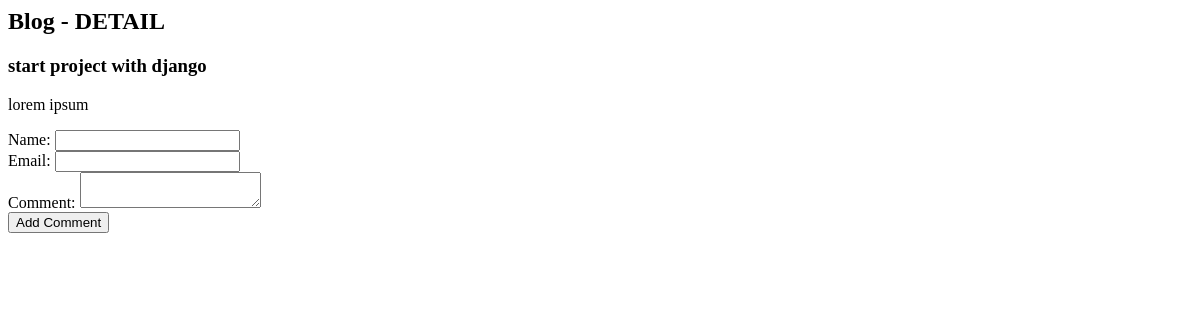
Before: /1/ with the older database file.
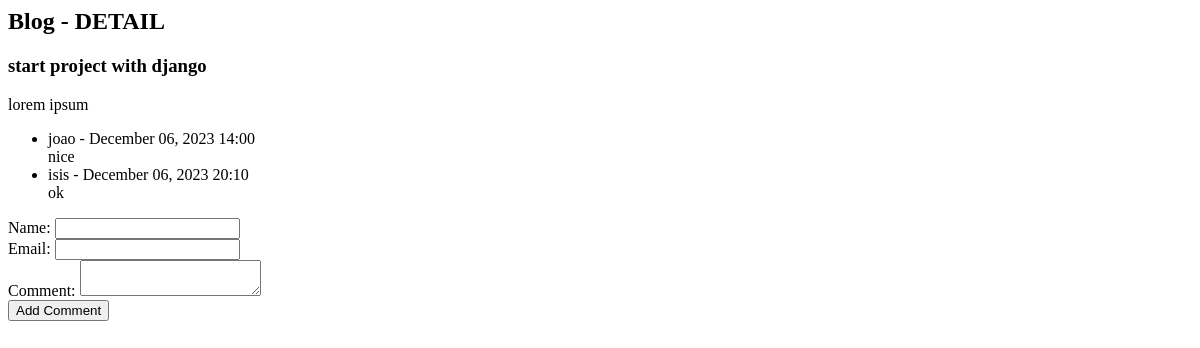
After: the same page with the newer database file.
### articles/models.py (models this page shows)
class BlogPost(models.Model):
    title = models.CharField(max_length=200)
    content = models.TextField()

class Comment(models.Model):
    post = models.ForeignKey(BlogPost, on_delete=models.CASCADE)
    name = models.CharField(max_length=100)
    email = models.EmailField()
    body = models.TextField()
    created_at = models.DateTimeField(auto_now_add=True)

### articles/views.py (the view, shortened to what this page needs)
# urls.py: path('<int:pk>/', CustomBlogDetailView.as_view(), name='custom-blog-detail'),
class CustomBlogDetailView(TemplateView):
    template_name = 'blog_detail.html'
    def get_context_data(self, **kwargs):
        context = super().get_context_data(**kwargs)
        context['post'] = get_object_or_404(BlogPost, pk=kwargs['pk'])
        context['comments'] = Comment.objects.filter(post=context['post'])
        return context

### articles/templates/blog_detail.html (shortened to what this page needs)
{% block content %}
  <h2>Blog - DETAIL</h2>
  <article>
    <h3>{{ post.title }}</h3>
    <p>{{ post.content }}</p>
    <ul>
      {% for comment in comments %}
        <li>{{ comment.name }} - {{ comment.created_at|date:"F d, Y H:i" }}<br>{{ comment.body }}</li>
      {% endfor %}
    </ul>
    <form method="post" action="">
      <label for="name">Name:</label>
      <input type="text" name="name" required><br>
      <label for="email">Email:</label>
      <input type="email" name="email" required><br>
      <label for="body">Comment:</label>
      <textarea name="body" required></textarea><br>
      <button type="submit">Add Comment</button>
    </form>
  </article>
{% endblock %}

Changed rows visible on the page:
added Comment: name "joao", created_at "December 06, 2023 14:00", body "nice"
added Comment: name "isis", created_at "December 06, 2023 20:10", body "ok"
